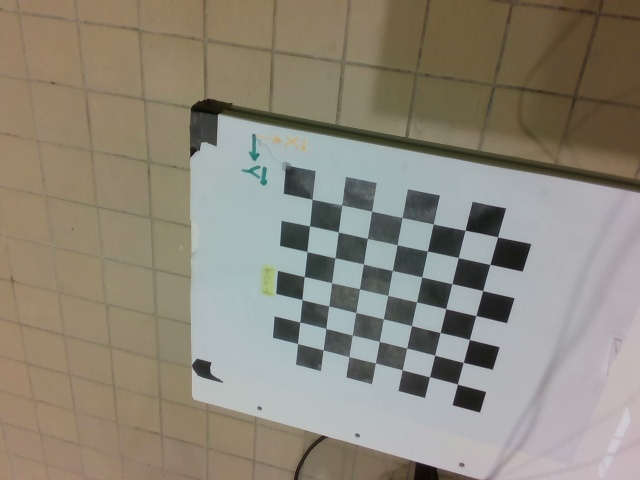
#> input picture photos_integ/img_et_pose_damier/1.jpg, 640 x 480 px; its folder holds 4 pictures in this run
$ python calibration.py
#> lines starting #> are read from the running program, lines starting #| are printed output that depends on the picture; after the words box and inside, x2 and y2 are one past the last pixel; in counts of white or black regions, pixels touching at a corner belong together
### credits: https://nikatsanka.github.io/camera-calibration-using-opencv-and-python.html ###

import numpy as np
import cv2
import glob
import json
from math import atan2, pi
from natsort import natsorted

#import pathlib

###PARTIE 3###

def sort_corners(corners, nx, ny):
    # Trier les coins en fonction de leur position sur l'image
    sorted_corners = []
    for i in range(ny):
        # Trier par ligne : trier les coins de chaque ligne en fonction de leur coordonnée x
        row_corners = sorted(corners[i*nx:(i+1)*nx], key=lambda x: x[0][0])
        sorted_corners.extend(row_corners)

    # Convertir en array NumPy de type float32, qui est le format attendu
    return np.array(sorted_corners, dtype=np.float32)

def txt2matrix(filename):
    #"img_et_pose_damier/cart_poses.txt"
    #"pose_initiale/cart_poses.txt"
    with open(filename, "r", encoding="utf-8") as file:
        next(file) # Ignorer la première ligne
        matrix = {}  # Dictionnaire pour stocker les matrices associées aux images
        for line in file:
            elements = line.strip().split(",")  # Séparer les éléments par ","

            keys = elements[0]  # Premier élément = nom de l'image

            values = elements[1:] # Deuxième élément = valeurs de la matrice
            values[0] = values[0].replace("(", "")  # Enlever "(" du premier nombre
            values[-1] = values[-1].replace(")", "")  # Enlever ")" du dernier nombre
            values = tuple(map(float, values))  # Deuxième élément = valeurs de la matrice
            values = np.array(values).reshape(4, 4)  # Transformer la liste en matrice 4x4
            values = values.T  # Transposer la matrice

            matrix[keys] = values # Stocker la matrice associée au nom de l'image
    return matrix

# termination criteria
criteria = (cv2.TERM_CRITERIA_EPS + cv2.TERM_CRITERIA_MAX_ITER, 30, 0.001)
# prepare object points, like (0.02,0.02,0), (0.04,0.02,0), (0.06,0.02,0) ....,(0.14,0.14,0)
square_size = 0.02  # in mm
nx, ny = 7, 7 # number of corners in x and y directions
objp = np.zeros((nx*ny,3), np.float32)
objp[:,:2] = square_size*np.mgrid[1:nx+1,1:ny+1].T.reshape(-1,2)
# Arrays to store object points and image points from all the images.
objpoints = [] # 3d point in real world space
imgpoints = [] # 2d points in image plane.

images = glob.glob(r'photos_integ/img_et_pose_damier/*.jpg')
images = natsorted(images)

# path = 'results'
# pathlib.Path(path).mkdir(parents=True, exist_ok=True)

found = 0
for fname in images:  # Here, 10 can be changed to whatever number you like to choose
    img = cv2.imread(fname) # Capture frame-by-frame
#> img is the input picture: shape (480, 640, 3); mean B, G, R 122, 135.3, 141.2
    #print(images[im_i])
    gray = cv2.cvtColor(img, cv2.COLOR_BGR2GRAY)
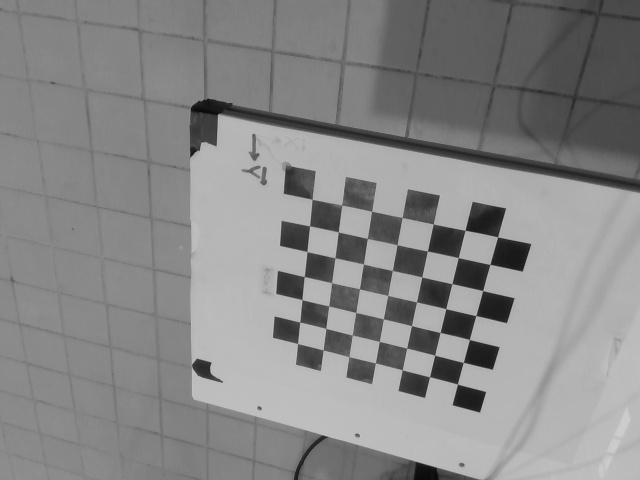
#> gray: shape (480, 640); min 8, max 207, mean 135.6
    # Find the chess board corners
    ret, corners = cv2.findChessboardCorners(gray, (7,7), None)
#> ret = True; corners = 49 rows, first 8: [312.1, 199.3], [341.6, 205.1], [371.6, 211.3], [402.1, 217.5], [433.4, 224.1], [465.2, 230.2], [497.6, 236.9], [309.5, 225.9]
    # If found, add object points, image points (after refining them)
    if ret == True:
        objpoints.append(objp)   # Certainly, every loop objp is the same, in 3D.
        corners2 = cv2.cornerSubPix(gray,corners,(11,11),(-1,-1),criteria)
#> corners2 = 49 rows, first 8: [312.2, 199.3], [341.7, 205.1], [371.7, 211.2], [402.2, 217.5], [433.4, 224.1], [465, 230.3], [497.6, 236.8], [309.5, 225.8]
        sorted_corners = sort_corners(corners2, nx, ny)
#> after the loop in sort_corners, `for i in range(ny):`: sorted_corners = 49 items, first 6: [[312.2, 199.3]], [[341.7, 205.1]], [[371.7, 211.2]], [[402.2, 217.5]], [[433.4, 224.1]], [[465, 230.3]]
#> sorted_corners has the same summary as corners2
        imgpoints.append(sorted_corners)
        # Draw and display the corners
        img = cv2.drawChessboardCorners(img, (7,7), sorted_corners, ret)
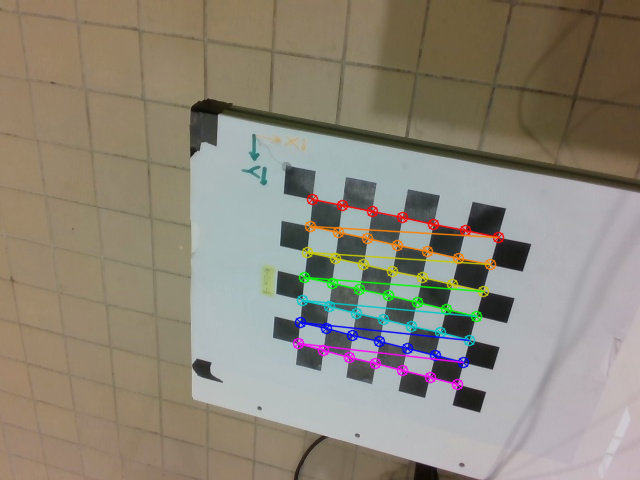
#> img: shape (480, 640, 3); 3.36% of pixels changed, all inside (x1, y1, x2, y2) = (292, 193, 505, 391)
        found += 1
        cv2.imshow('img', img)
        cv2.waitKey()
#> pass 2 of the loop `for fname in images:`:
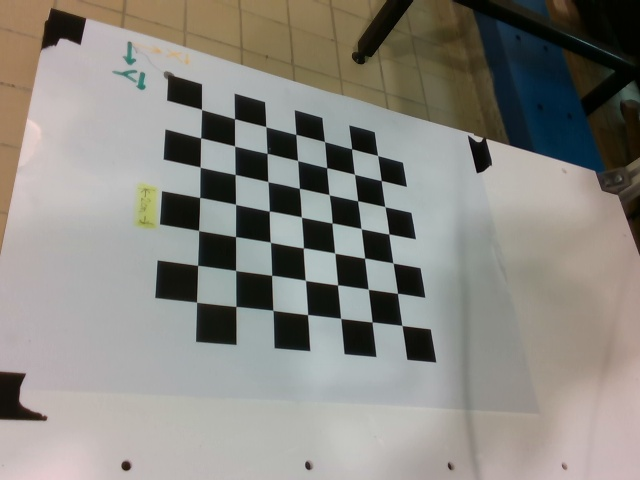
#> input picture photos_integ/img_et_pose_damier/10.jpg, 640 x 480 px
#> img is the input picture: shape (480, 640, 3); mean B, G, R 128.6, 135, 137.2
#> `gray = cv2.cvtColor(img, cv2.COLOR_BGR2GRAY)`:
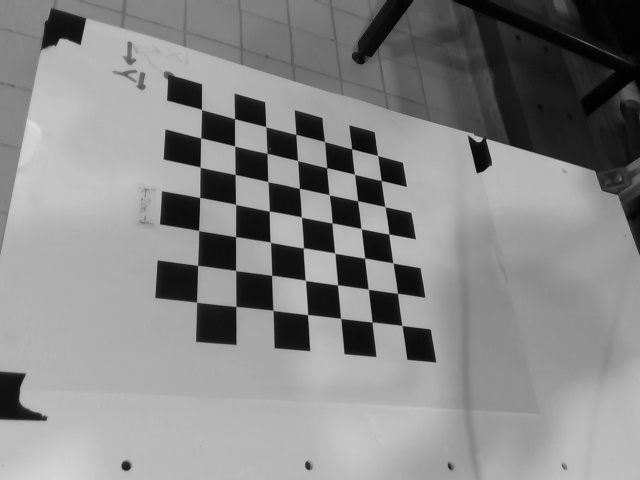
#> gray: shape (480, 640); min 0, max 223, mean 134.9
#> corners = 49 rows, first 8: [201.4, 109.5], [234.4, 118.5], [265.8, 126.6], [296, 134.2], [324.3, 141.4], [352.1, 148.8], [377.5, 155.3], [200.5, 137.4]
#> corners2 = 49 rows, first 8: [201.6, 109.4], [234.5, 118.7], [265.8, 126.7], [295.8, 134.4], [324.5, 141.6], [351.6, 148.8], [377.6, 155.5], [200.7, 137.8]
#> `sorted_corners = sort_corners(corners2, nx, ny)`: sorted_corners has the same summary as corners2
#> `img = cv2.drawChessboardCorners(img, (7,7), sorted_corners, ret)`:
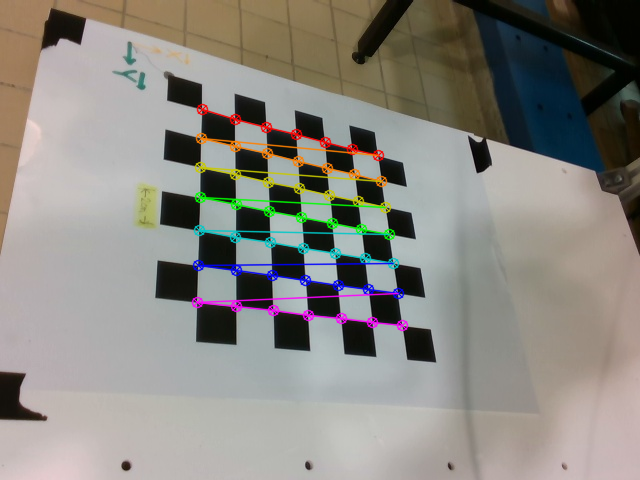
#> img: shape (480, 640, 3); 3.59% of pixels changed, all inside (x1, y1, x2, y2) = (191, 103, 409, 332)
#> pass 3 of the loop `for fname in images:`:
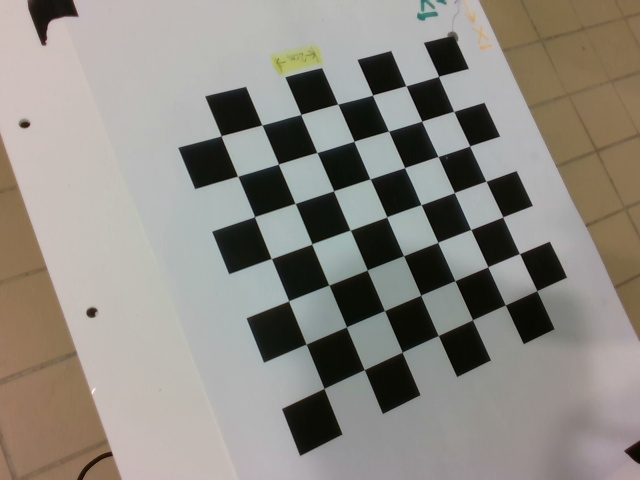
#> input picture photos_integ/img_et_pose_damier/11.jpg, 640 x 480 px
#> img is the input picture: shape (480, 640, 3); mean B, G, R 130.2, 137.4, 141.5
#> `gray = cv2.cvtColor(img, cv2.COLOR_BGR2GRAY)`:
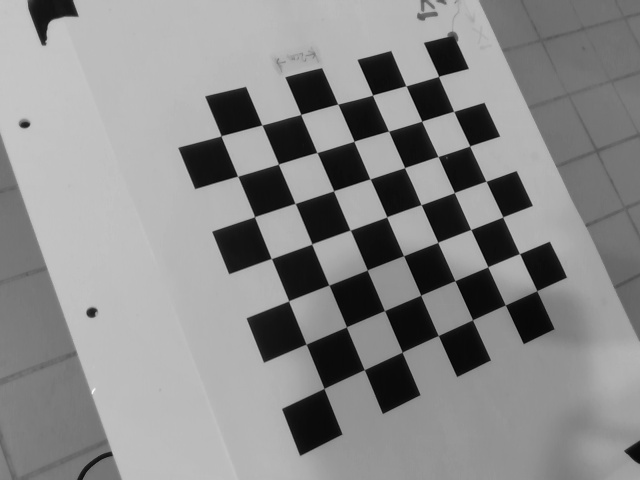
#> gray: shape (480, 640); min 1, max 250, mean 137.8
#> corners = 49 rows, first 8: [438.5, 76.17], [453.7, 111.4], [469.8, 145.8], [486.2, 180.9], [502.7, 216.9], [519.5, 253.6], [536.7, 290.5], [406, 85.65]
#> corners2 = 49 rows, first 8: [438.6, 76.33], [453.7, 111.3], [469.7, 145.9], [486, 181.3], [502.7, 216.9], [519.5, 253.6], [536.8, 290.7], [405.9, 85.76]
#> `sorted_corners = sort_corners(corners2, nx, ny)`: sorted_corners has the same summary as corners2
#> `img = cv2.drawChessboardCorners(img, (7,7), sorted_corners, ret)`:
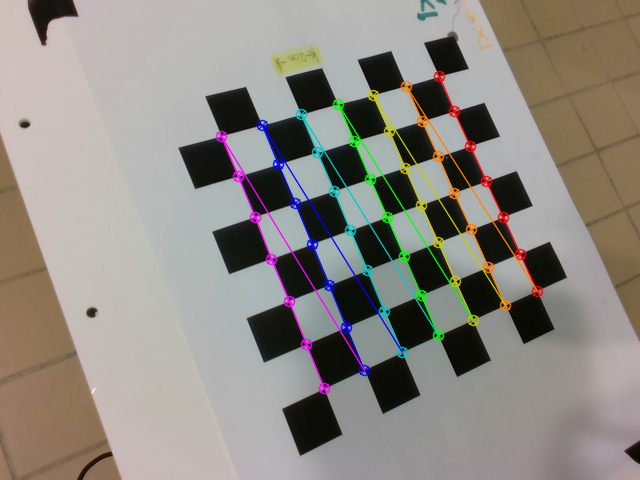
#> img: shape (480, 640, 3); 4.19% of pixels changed, all inside (x1, y1, x2, y2) = (215, 70, 544, 395)
#> the loop made 4 passes; the first 3 are shown
        # if you want to save images with detected corners
        # uncomment following 2 lines and lines 5, 18 and 19
        # image_name = path + '/calibresult' + str(found) + '.png'
        # cv2.imwrite(image_name, img)

print("Number of images used for calibration: ", found)

# When everything done, release the capture
# cap.release()
cv2.destroyAllWindows()

# calibration
ret, mtx, dist, rvecs, tvecs = cv2.calibrateCamera(objpoints, imgpoints, gray.shape[::-1], None, None)
R = [cv2.Rodrigues(r)[0] for r in rvecs]
t = [e.tolist() for e in tvecs]

# transform the matrix and distortion coefficients to writable lists
data = {'camera_matrix': np.asarray(mtx).tolist(),
        'dist_coeff': np.asarray(dist).tolist(),
        'R': [r.tolist() for r in R],  # Convertir en listes
        'tvecs': t  # Si tvecs est aussi un ndarray
        }

# and save it to a file
with open("calibration_matrix.json", "w") as f:
    json.dump(data, f)

#affficher les paramètres ntrinsèques et extrinsèques
print("ret : "  ,ret)
print( "mtx : ", data['camera_matrix'] )
print( "dist_coeff : ", data['dist_coeff'])
print( "R : ", R[0] )
print("tvecs : ", data['tvecs'][0])
# Choisir la première image calibrée (index 0)
rvec = rvecs[0]
tvec = tvecs[0]
point_3D = np.array([objpoints[0][0]], dtype=np.float32)  # Premier point de la mire

# Projeter le point 3D sur l'image
point_2D, _ = cv2.projectPoints(point_3D, rvec, tvec, mtx, dist)

# Comparer avec le point détecté réel
point_reel = imgpoints[0][0]  # Premier point détecté dans l'image

print(f"Point projeté : {point_2D.ravel()}")
print(f"Point détecté réel : {point_reel.ravel()}")

# Calculer l'erreur de reprojection
erreur = np.linalg.norm(point_2D - point_reel)
print(f"Erreur de reprojection : {erreur:.2f} pixels")
# done

#afficher le point sur l'image
img=cv2.imread(images[0])

img = cv2.drawMarker(img, point_2D.astype(int).flatten(), (0,0,255),markerType=cv2.MARKER_CROSS, markerSize=10, thickness=2)
#> img: shape (480, 640, 3); 0.02% of pixels changed, all inside (x1, y1, x2, y2) = (306, 193, 319, 206)
cv2.imshow('img',img)
cv2.waitKey()
#done

ax=2*atan2(640/2, mtx[0][0])
ay=2*atan2(480/2, mtx[1][1])
print("ax : ", ax*180/pi, "ay : " , ay*180/pi)


###PARTIE 4###

#> (the run stopped early here; a loop or call above may not have finished)
